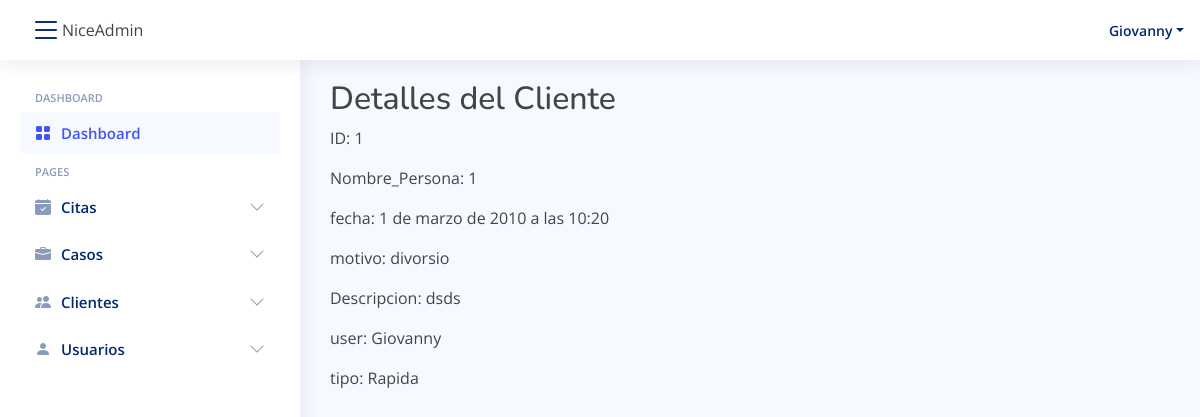
/citas/CitaDetail/1/ (signed in), run on an earlier commit of the app's database.
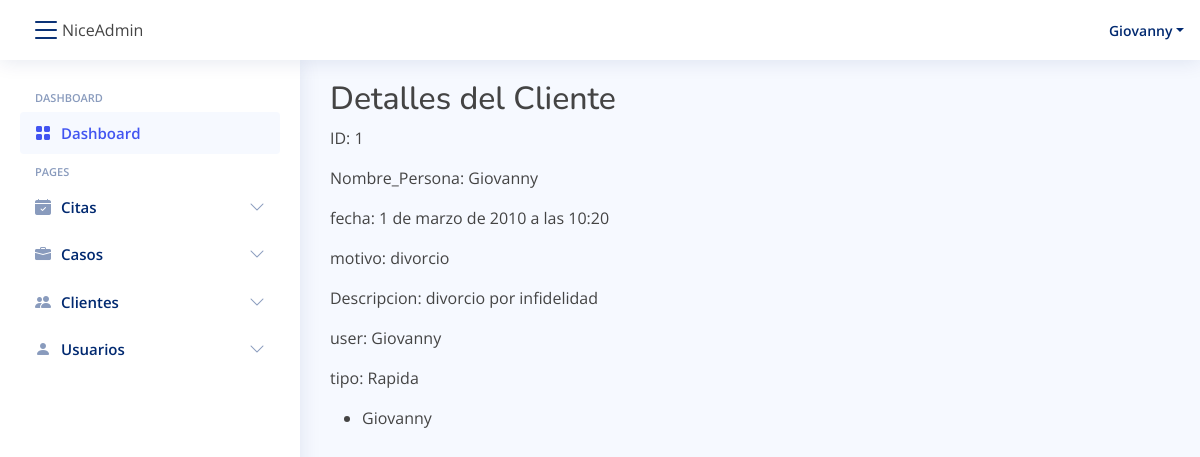
And on a later commit of the database.
### citas/models.py (models this page shows, shortened)
class Cita(models.Model):
    id = models.BigAutoField(primary_key=True)
    Nombre_Persona = models.CharField(max_length=100, null=False, blank=False)
    fecha = models.DateTimeField("Fecha cita")
    motivo = models.CharField(max_length=100)  # motivo de la cita
    Descripcion = models.TextField(max_length=200)
    user = models.ForeignKey(
        User, on_delete=models.CASCADE
    )  # relacion con tabla usuarios, eliminacion en cascada
    tipo = models.ForeignKey(
        TipoCita, on_delete=models.CASCADE)
    id_cliente = models.ManyToManyField(Cliente, verbose_name="Cliente")

class TipoCita(models.Model):
    id = models.BigAutoField(primary_key=True)
    titulo = models.CharField(max_length=100)
    descripcion = models.CharField(max_length=200)
    def __str__(self):
        return self.titulo

### clientes/models.py (models this page shows, shortened)
class Cliente(models.Model):
    id = models.BigAutoField(primary_key=True)
    nombre = models.CharField(max_length=100)
    apellido = models.CharField(max_length=100)
    fecha_Nac = models.DateTimeField("Fecha Nacimiento")
    sexo = models.CharField(max_length=20)
    documento = models.FileField(
        upload_to="documentos/casos")  # cedula ...
    tipo = models.ForeignKey(
        TipoCliente, on_delete=models.CASCADE, default=0)
    NumDocumento = models.CharField(max_length=20, )

### citas/views.py (the view)
# urls.py: path('CitaDetail/<int:pk>/', views.CitaDetail, name='CitaDetail'),
@login_required(login_url="/login/")
def CitaDetail(request, pk):
    cita = get_object_or_404(Cita, pk=pk)
    clientes = cita.id_cliente.all()
    return render(
        request, "citas/DetailCita.html", {"cita": cita, "clientes": clientes}
    )

### citas/templates/citas/DetailCita.html
{% extends "base/base.html" %}
{% load static %}
{% block content %}
    <h2>Detalles del Cliente</h2>
    <p>ID: {{cita.id}}</p>
    <p>Nombre_Persona: {{cita.Nombre_Persona}}</p>
    <p>fecha: {{cita.fecha}}</p>
    <p>motivo: {{cita.motivo}}</p>
    <p>Descripcion: {{cita.Descripcion}}</p>
    <p>user: {{cita.user}}</p>
    <p>tipo: {{cita.tipo}}</p>
    <ul>
        {% for cliente in cita.id_cliente.all %}
            <li>{{cliente.nombre}}</li>
        {% endfor %}
    </ul>
{% endblock %}

What changed in the data, as far as the page shows it:
changed Cita "Giovanny": Nombre_Persona "1" → "Giovanny"; motivo "divorsio" → "divorcio"; Descripcion "dsds" → "divorcio por infidelidad"
now on this page (row edited): Cliente: nombre "Giovanny"
